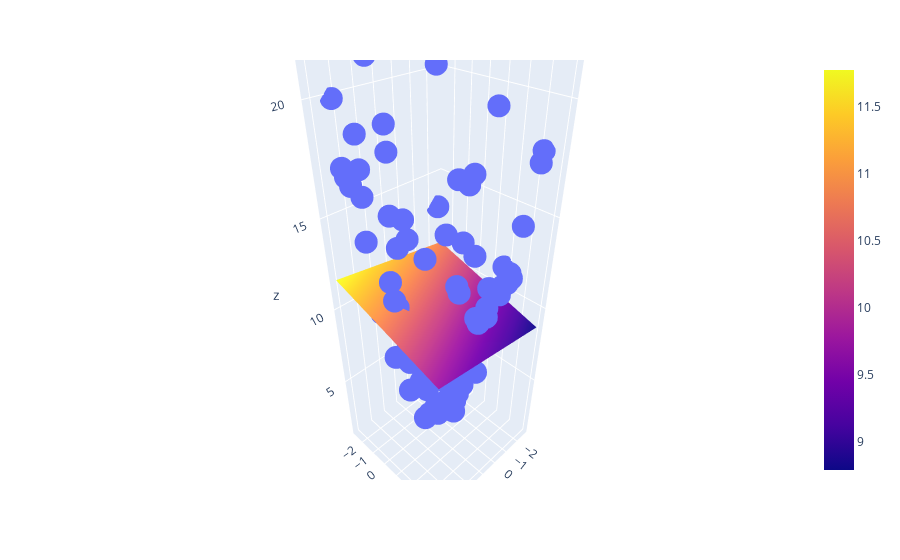

Notebook code cell kept with this figure:
### Code cell
import plotly.graph_objects as go

fig = px.scatter_3d(x=x.ravel(), y=y.ravel(), z=z.ravel())

fig.add_trace(go.Surface(x = x_input, y = y_input, z =z_final ))

fig.show()
